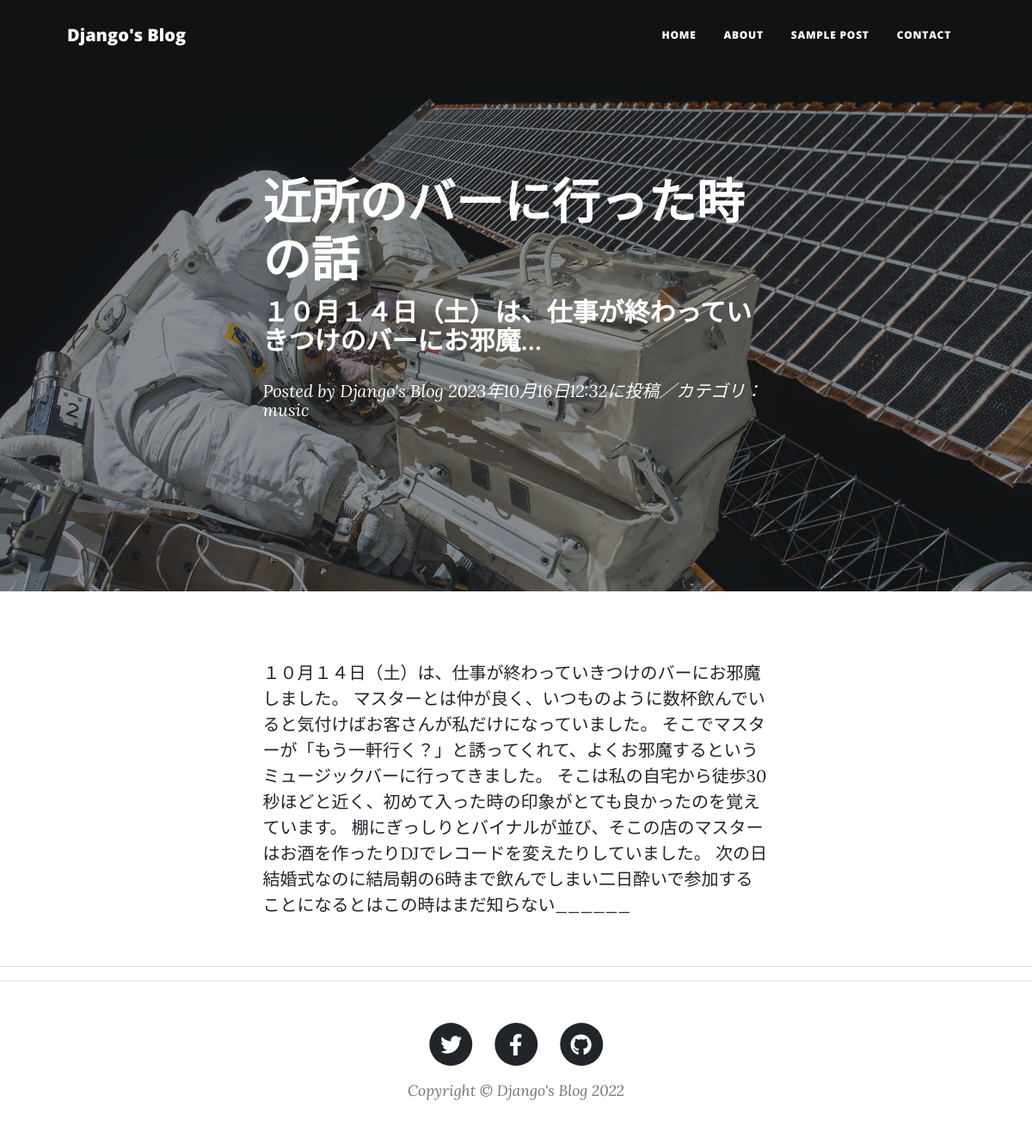
Screenshot of /blog-detail/4 with the database file from the repository.
### blogapp/models.py (models this page shows, shortened)
class BlogPost(models.Model):
  CATEGORY = (('science', '科学のこと'),
              ('dailylife', '日常のこと'),
              ('music', '音楽のこと'))
  title = models.CharField(
      verbose_name='タイトル',
      max_length=200
      )
  content = models.TextField(
      verbose_name='本文'
      )
  posted_at = models.DateTimeField(
      verbose_name='投稿日時',
      auto_now_add=True
      )
  category = models.CharField(
      verbose_name='カテゴリ',
      max_length=50,
      choices=CATEGORY
      )

### blogapp/views.py (the view)
class BlogDetail(DetailView):
  template_name = 'post.html'
  model = BlogPost

### blogapp/templates/post.html (shortened to what this page needs)
{% extends 'base.html' %}
{% load static %}
{% block header %}
<header class="masthead" style="background-image: url( {% static 'assets/img/post-bg.jpg' %} )">
    <div class="container position-relative px-4 px-lg-5">
        <div class="row gx-4 gx-lg-5 justify-content-center">
            <div class="col-md-10 col-lg-8 col-xl-7">
                <div class="post-heading">
                    <h1>{{object.title}}</h1>
                    <h2 class="subheading">{{object.content|truncatechars:30}}</h2>
                    <span class="meta">
                        Posted by
                        <a href={% url 'blogapp:index' %}>Django's Blog</a>
                        {{object.posted_at}}に投稿／カテゴリ：
                        {{object.category}}
                    </span>
                </div>
            </div>
        </div>
    </div>
</header>
{% endblock %}
{% block contents %}
<article class="mb-4">
    <div class="container px-4 px-lg-5">
        <div class="row gx-4 gx-lg-5 justify-content-center">
            <div class="col-md-10 col-lg-8 col-xl-7">
                <p>{{object.content}}</p>
            </div>
        </div>
    </div>
</article>
<hr>
{% endblock %}

### rows the page displays
BlogPost: title "近所のバーに行った時の話", content "１０月１４日（土）は、仕事が終わっていきつけのバーにお邪魔…", posted_at "2023年10月16日12:32", category "music", content "１０月１４日（土）は、仕事が終わっていきつけのバーにお邪魔しました。 マスターとは仲が良く、いつものように数杯飲んでいると気付けばお客さんが私だけになっていました。 そこでマスターが「もう一軒行く？」と誘ってくれて、よくお邪魔するというミュージックバーに行ってきました。 そこは私の自宅から徒歩30秒ほどと近く、初めて入った時の印象がとても良かったのを覚えています。 棚にぎっしりとバイナルが並び、そこの店のマスターはお酒を作ったりDJでレコードを変えたりしていました。 次の日結婚式なのに結局朝の6時まで飲んでしまい二日酔いで参加することになるとはこの時はまだ知らない______"
